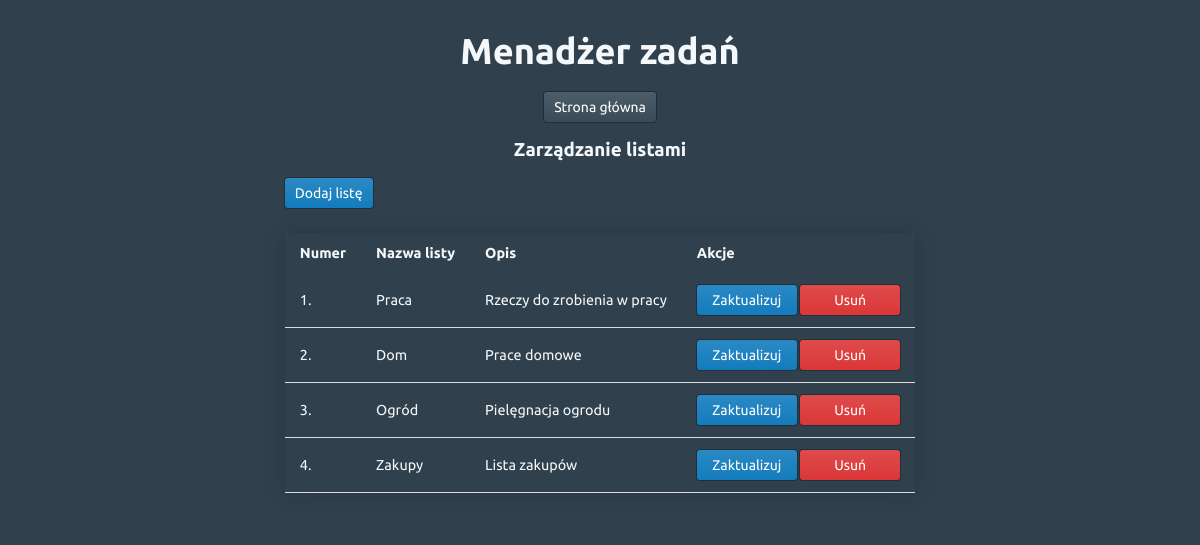
The page /app/manage-list.php on the database its author committed.
### tables this page shows
CREATE TABLE `tbl_lists` (
  `list_id` int(10) UNSIGNED NOT NULL,
  `list_name` varchar(50) NOT NULL,
  `list_description` varchar(150) DEFAULT NULL
);

### app/manage-list.php (the view, shortened to what this page needs)
<html>
<head>
    <link rel="stylesheet" href="<?php echo SITEURL; ?>css/style.css" />
    <link rel="stylesheet" href="<?php echo SITEURL; ?>css/toast.css" />
</head>
<body>
    <div class="wrapper">
        <h1>Menadżer zadań</h1>
        <button class="btn btn-secondary" id="btn-main-page">Strona główna</button>
        <h3>Zarządzanie listami</h3>
        <div class="all-lists">
            <button class="btn btn-primary" id="btn-add-list">Dodaj listę</button>
            <table class="styled-table">
                <thead>
                    <tr>
                        <th>Numer</th>
                        <th>Nazwa listy</th>
                        <th>Opis</th>
                        <th>Akcje</th>
                    </tr>
                </thead>
                <tbody>
                <?php
                $conn = mysqli_connect(DB_HOST, DB_USERNAME, DB_PASSWORD) or die(mysqli_error($conn));
                $sql = "SELECT * FROM tbl_lists";
                $res = mysqli_query($conn, $sql);
                if ($res == true) {
                    $count_rows = mysqli_num_rows($res);
                    $sn = 1;
                    if ($count_rows > 0) {
                        while ($row = mysqli_fetch_assoc($res)) {
                            $list_id = $row['list_id'];
                            $list_description = $row['list_description'];
                            $list_name = $row['list_name'];
                ?>
                            <tr>
                                <td><?php echo $sn++; ?>. </td>
                                <td><?php echo $list_name; ?></td>
                                <td><?php echo $list_description; ?></td>
                                <td>
                                    <a class="btn btn-primary" href="<?php echo SITEURL; ?>update-list.php?list_id=<?php echo $list_id; ?>">Zaktualizuj</a>
                                    <a class="btn btn-danger" href="<?php echo SITEURL; ?>delete-list.php?list_id=<?php echo $list_id; ?>">Usuń</a>
                                </td>
                            </tr>
                        <?php
                        }
                    } else {
                        ?>
                        <tr>
                            <td colspan="3">Brak list</td>
                        </tr>
                <?php
                    }
                }
                ?>
                </tbody>
            </table>
        </div>
    </div>
</body>
</html>

### app/css/style.css (style rules this page uses)
* { margin: 0; padding: 0; font-family: 'Ubuntu', sans-serif; text-decoration: none; outline: none; box-sizing: border-box; background-color: #30404d; color: #f5f8fa; }
.wrapper { display: flex; flex-direction: column; align-items: center; justify-content: center; padding-top: 30px; width: 70%; margin: auto; }
h1 { font-size: 36px; font-weight: 700; padding-bottom: 20px; }
h3 { margin: 2% 0; }
.btn { cursor: pointer; box-shadow: 0 0 0 1px rgb(16 22 26 / 40%); color: #fff; display: inline-flex; align-items: center; border: none; border-radius: 3px; font-size: 14px; justify-content: center; padding: 5px 10px; text-align: left; vertical-align: middle; min-height: 30px; min-width: 30px; background-image: linear-gradient(180deg,hsla(0,0%,100%,.1),hsla(0,0%,100%,0)); }
.btn-primary { background-color: #137cbd; }
.btn-secondary { background-color: #394b59; }
.btn-danger { background-color: #db3737; }
a.btn { width: 100px; }
.styled-table { border-collapse: collapse; margin: 25px 0; font-size: 0.9em; font-family: sans-serif; min-width: 400px; width: 100%; box-shadow: 0 0 20px rgba(0, 0, 0, 0.15); }
.styled-table thead tr { text-align: left; }
.styled-table th, .styled-table td { padding: 12px 15px; }
.styled-table tbody tr { border-bottom: 1px solid #dddddd; }

### app/css/toast.css (style rules this page uses)
:root { --toast-border-radius: .5rem; --toast-offset: 100px; }

### rows shown on the page
tbl_lists: list_name "Praca", list_description "Rzeczy do zrobienia w pracy"
tbl_lists: list_name "Dom", list_description "Prace domowe"
tbl_lists: list_name "Ogród", list_description "Pielęgnacja ogrodu"
tbl_lists: list_name "Zakupy", list_description "Lista zakupów"
